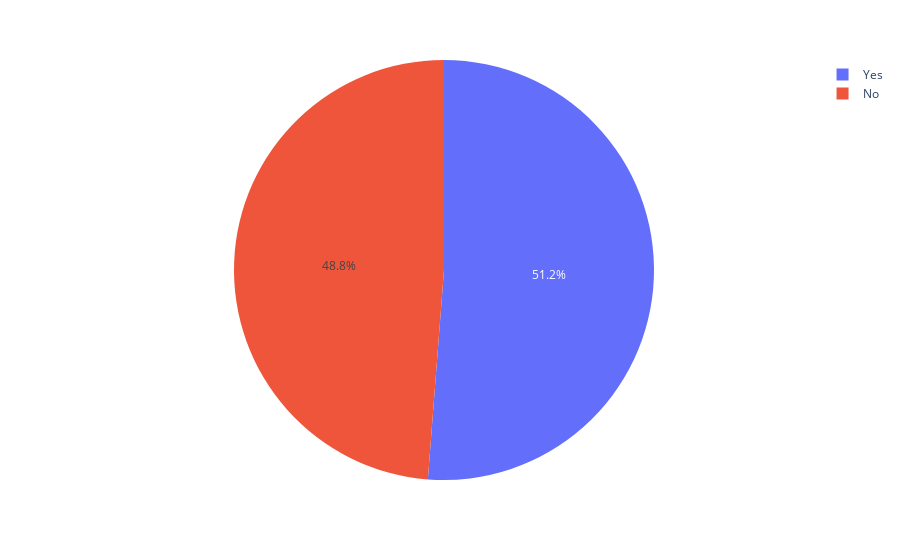

This figure's notebook cell:
### Code cell
match_win = match_data['toss_win_game_win'].value_counts()
match_win = match_win.to_frame().reset_index()
match_win
fig = px.pie(data_frame=match_win, values='count', names = 'toss_win_game_win')
fig.show()

### Figure 1 — Plotly figure (JSON) as saved in the notebook; plotly's stock layout.template omitted (floating-point values rounded to 4 significant figures)
{"data": [{"domain": {"x": [0, 1], "y": [0, 1]}, "hovertemplate": "toss_win_game_win=%{label}<br>count=%{value}<extra></extra>", "labels": ["Yes", "No"], "legendgroup": "", "name": "", "showlegend": true, "type": "pie", "values": [418, 398]}], "layout": {"legend": {"tracegroupgap": 0}, "margin": {"t": 60}}}
